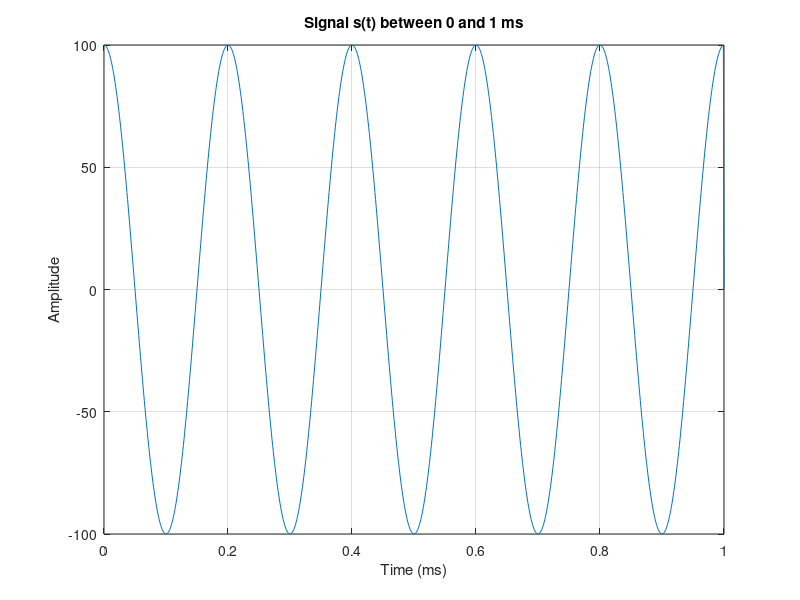
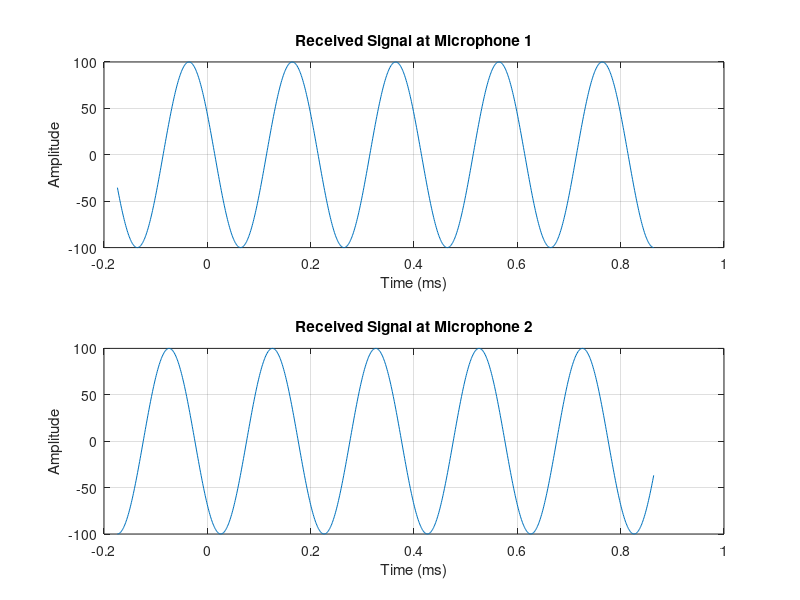

The MATLAB script that drew these images, in order:
%Problem B
t = 0:1e-6:1e-3; % Time in seconds (1e-6 is the step size for 1 microsecond)

u = @(t) t >= 0; % Unit step function u(t)

s = 100 * cos(10000 * pi * t) .* (u(t) - u(t - 1e-3)); % Applying the time window

% Plot the signal
figure;
plot(t*1e3, s); % Convert time to milliseconds for the plot
xlabel('Time (ms)');
ylabel('Amplitude');
title('Signal s(t) between 0 and 1 ms');
grid on;

%Problem D

% Given parameters
A = 2.5e-2; % A = 2.5 cm converted to meters
c_s = 343; % Speed of sound in m/s
B = 0.1; % As specified earlier in the question (B = 0.1 m)
L = 0.1; % As specified earlier (L = 0.1 m)

% Calculate the delays tau1 and tau2 based on distances
tau1 = sqrt(B^2 + (L - A)^2) / c_s; % Delay for microphone 1
tau2 = sqrt(B^2 + (L - 2*A)^2) / c_s; % Delay for microphone 2

% Determine tau_min and tau_max
tau_min = min(tau1, tau2);
tau_max = max(tau1, tau2);

% Define the time vector based on tau_min and tau_max
t = (tau_min - 0.5e-3):1e-6:(tau_max + 0.5e-3); % Time in seconds

% Define the signal s(t)
s = @(t) 100 * cos(10000 * pi * t); % Transmitted signal

% Define the received signals at the two microphones (delayed versions of s(t))
y1 = s(t - tau1); % Received signal at microphone 1
y2 = s(t - tau2); % Received signal at microphone 2

% Plot the received signals vertically stacked
figure;

% Plot signal for microphone 1
subplot(2,1,1); % Top plot
plot(t*1e3, y1); % Convert time to milliseconds for the plot
xlabel('Time (ms)');
ylabel('Amplitude');
title('Received Signal at Microphone 1');
grid on;

% Plot signal for microphone 2
subplot(2,1,2); % Bottom plot
plot(t*1e3, y2); % Convert time to milliseconds for the plot
xlabel('Time (ms)');
ylabel('Amplitude');
title('Received Signal at Microphone 2');
grid on;

